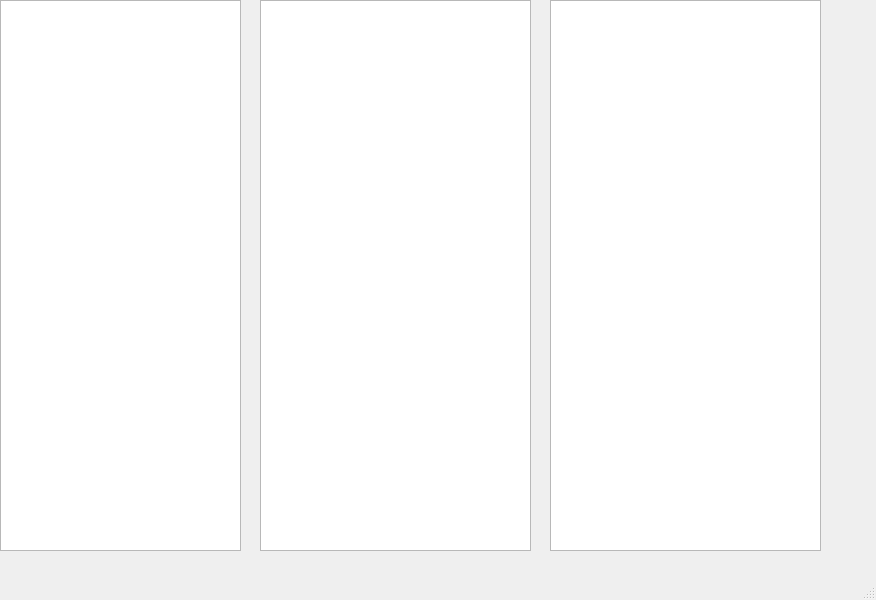
<?xml version="1.0" encoding="UTF-8"?>
<ui version="4.0">
 <class>MainWindow</class>
 <widget class="QMainWindow" name="MainWindow">
  <property name="geometry">
   <rect>
    <x>0</x>
    <y>0</y>
    <width>876</width>
    <height>600</height>
   </rect>
  </property>
  <property name="windowTitle">
   <string>MainWindow</string>
  </property>
  <widget class="QWidget" name="centralwidget">
   <widget class="QTextBrowser" name="textBrowser">
    <property name="geometry">
     <rect>
      <x>260</x>
      <y>0</y>
      <width>271</width>
      <height>551</height>
     </rect>
    </property>
   </widget>
   <widget class="QTextEdit" name="textEdit">
    <property name="geometry">
     <rect>
      <x>0</x>
      <y>0</y>
      <width>241</width>
      <height>551</height>
     </rect>
    </property>
   </widget>
   <widget class="QTextBrowser" name="textBrowser_2">
    <property name="geometry">
     <rect>
      <x>550</x>
      <y>0</y>
      <width>271</width>
      <height>551</height>
     </rect>
    </property>
   </widget>
  </widget>
  <widget class="QMenuBar" name="menubar">
   <property name="geometry">
    <rect>
     <x>0</x>
     <y>0</y>
     <width>876</width>
     <height>28</height>
    </rect>
   </property>
  </widget>
  <widget class="QStatusBar" name="statusbar"/>
 </widget>
 <resources/>
 <connections/>
</ui>
